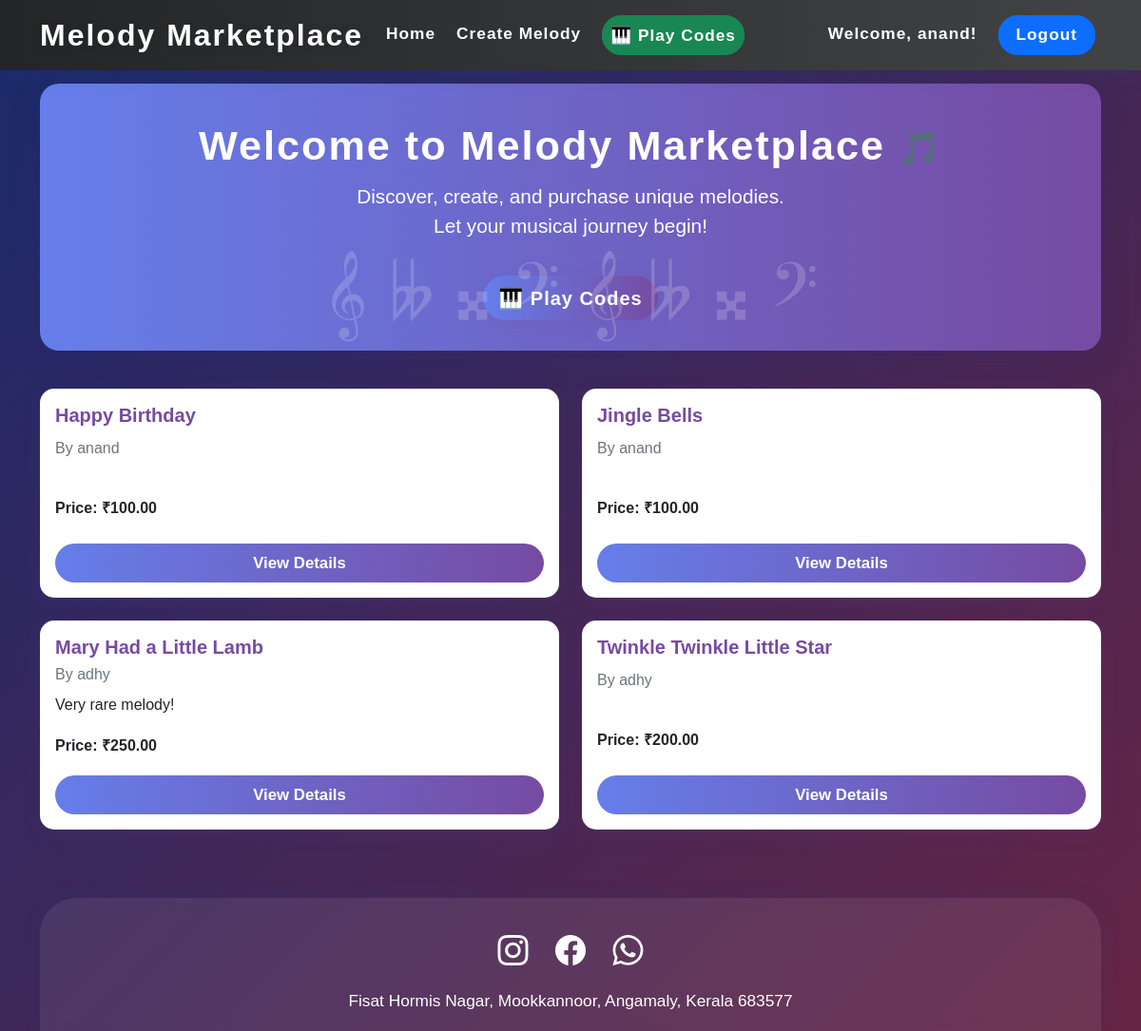
Screenshot of / (signed in) with the database file from the repository.
### melodies/models.py (models this page shows, shortened)
class Melody(models.Model):
    creator = models.ForeignKey(User, on_delete=models.CASCADE, related_name='created_melodies')
    title = models.CharField(max_length=200)
    notes = models.TextField()  # Store melody notes as space-separated string
    price = models.DecimalField(max_digits=6, decimal_places=2)
    created_at = models.DateTimeField(auto_now_add=True)
    description = models.TextField(blank=True)
    is_published = models.BooleanField(default=False)

### melodies/views.py (the view)
# urls.py: path('', views.home, name='home'),
def home(request):
    melodies = Melody.objects.filter(is_published=True).order_by('-created_at')
    return render(request, 'melodies/home.html', {'melodies': melodies})

### templates/melodies/home.html (shortened to what this page needs)
{% extends 'base.html' %}
{% block content %}
  <div id="floating-notes-bg" style="position:fixed; width:100vw; height:100vh; top:0; left:0; pointer-events:none; z-index:0; overflow:hidden;">
    <div class="note" style="left:6%; animation-duration:12s;">𝄞</div>
    <div class="note" style="left:12%; animation-duration:13s;">🎶</div>
    <div class="note" style="left:18%; animation-duration:10s;">𝄫</div>
    <div class="note" style="left:24%; animation-duration:14s;">🎵</div>
    <div class="note" style="left:30%; animation-duration:11s;">𝄪</div>
    <div class="note" style="left:36%; animation-duration:9s;">🎷</div>
    <div class="note" style="left:42%; animation-duration:12s;">𝄢</div>
    <div class="note" style="left:48%; animation-duration:15s;">🎸</div>
    <div class="note" style="left:54%; animation-duration:11s;">𝄞</div>
    <div class="note" style="left:60%; animation-duration:13s;">🎺</div>
    <div class="note" style="left:66%; animation-duration:10s;">𝄫</div>
    <div class="note" style="left:72%; animation-duration:14s;">🎻</div>
    <div class="note" style="left:78%; animation-duration:12s;">𝄪</div>
    <div class="note" style="left:84%; animation-duration:13s;">🎤</div>
    <div class="note" style="left:90%; animation-duration:10s;">𝄢</div>
    <div class="note" style="left:96%; animation-duration:15s;">🎧</div>
  </div>
<div class="music-hero" style="position:relative;">
    <h1>Welcome to Melody Marketplace <span style="font-size:2.2rem;">&#127925;</span></h1>
    <p>Discover, create, and purchase unique melodies.<br>Let your musical journey begin!</p>
    <div class="music-notes">𝄞 𝄫 𝄪 𝄢 𝄞 𝄫 𝄪 𝄢</div>
    {% if user.is_authenticated %}
    <a href="{% url 'play_codes' %}" class="btn btn-primary btn-lg mt-3" style="font-weight:700;letter-spacing:1px;background:linear-gradient(90deg,#667eea 0%,#764ba2 100%);border:none;border-radius:25px;box-shadow:0 4px 20px 0 rgba(118,75,162,0.12);">
        <span style="font-size:1.3rem;">🎹</span> Play Codes
    </a>
    {% endif %}
</div>
<div class="row">
    {% for melody in melodies %}
    <div class="col-md-6 mb-4">
        <div class="card melody-card-custom">
            <div class="card-body">
                <h5 class="card-title" style="color:#764ba2;font-weight:700;">{{ melody.title }}</h5>
                <h6 class="card-subtitle mb-2 text-muted">By {{ melody.creator.username }}</h6>
                <p class="card-text">{{ melody.description|truncatewords:30 }}</p>
                <p class="card-text"><strong>Price: <span style="font-family:Arial;font-weight:bold;">&#8377;</span>{{ melody.price }}</strong></p>
                <a href="{% url 'melody_detail' melody.pk %}" class="btn btn-primary">View Details</a>
            </div>
        </div>
    </div>
    {% empty %}
    <div class="col-12">
        <p>No melodies available yet.</p>
    </div>
    {% endfor %}
</div>
<footer class="mt-5" style="background:rgba(255,255,255,0.08);color:#fff;padding:32px 0 18px 0;box-shadow:0 -2px 20px 0 rgba(24,90,157,0.10);border-top-left-radius: 38px;border-top-right-radius: 38px;backdrop-filter: blur(6px);">
    <div class="container text-center">
        <div class="mb-3">
            <span style="font-size:2rem;margin:0 12px;"><i class="bi bi-instagram"></i></span>
            <span style="font-size:2rem;margin:0 12px;"><i class="bi bi-facebook"></i></span>
            <span style="font-size:2rem;margin:0 12px;"><i class="bi bi-whatsapp"></i></span>
        </div>
        <div style="font-size:1.08rem;font-weight:500;">
            Fisat Hormis Nagar, Mookkannoor, Angamaly, Kerala 683577
        </div>
    </div>
</footer>
<link rel="stylesheet" href="https://cdn.jsdelivr.net/npm/bootstrap-icons@1.10.5/font/bootstrap-icons.css">
{% endblock %}

### templates/base.html (shortened to what this page needs)
<!DOCTYPE html>
<html lang="en">
<head>
    <link href="https://cdn.jsdelivr.net/npm/bootstrap@5.1.3/dist/css/bootstrap.min.css" rel="stylesheet">
</head>
<body>
    <nav class="navbar navbar-expand-lg navbar-dark bg-dark" style="position:fixed;top:0;left:0;width:100%;z-index:1030;">
        <div class="container">
            <a class="navbar-brand" href="{% url 'home' %}">Melody Marketplace</a>
            <div class="collapse navbar-collapse" id="navbarNav">
                <ul class="navbar-nav me-auto">
                    <li class="nav-item">
                        <a class="nav-link" href="{% url 'home' %}">Home</a>
                    </li>
                    {% if user.is_authenticated and user.userprofile.is_creator %}
                    <li class="nav-item">
                        <a class="nav-link" href="{% url 'create_melody' %}">Create Melody</a>
                    </li>
                    {% endif %}
                    {% if user.is_authenticated %}
                    <li class="nav-item">
                        <a class="nav-link btn btn-success" style="margin-left:8px;font-weight:600;border-radius:20px;" href="{% url 'play_codes' %}"><span style="font-size:1.1rem;">🎹</span> Play Codes</a>
                    </li>
                    {% endif %}
                </ul>
                <ul class="navbar-nav">
                    {% if user.is_authenticated %}
                    <li class="nav-item">
                        <span class="nav-link">Welcome, {{ user.username }}!</span>
                    </li>
                    <li class="nav-item">
                        <form method="post" action="/accounts/logout/" style="display:inline;">
                            <button type="submit" class="nav-link btn btn-primary" style="padding:7px 18px;border-radius:20px;font-weight:600;font-size:1.08rem;letter-spacing:1px;margin-left:8px;">Logout</button>
                        </form>
                    </li>
                    {% endif %}
                </ul>
            </div>
        </div>
    </nav>
    <div class="container mt-4" style="margin-top:88px !important;">
        {% block content %}
        {% endblock %}
    </div>
</body>
</html>

### templates/base.html (style rules this page uses)
.navbar { background: linear-gradient(90deg, #232526 0%, #414345 100%) !important; box-shadow: 0 4px 20px 0 rgba(24,90,157,0.10); }
.navbar-brand { font-family: 'Trebuchet MS', sans-serif; font-weight: 800; font-size: 2rem; letter-spacing: 2px; color: #fff !important; text-shadow: 1px 2px 8px #23252644; }
.navbar-nav .nav-link { color: #fff !important; font-weight: 600; font-size: 1.08rem; letter-spacing: 1px; margin-right: 6px; transition: color 0.2s, background 0.2s; border-radius: 20px; padding: 7px 18px; }

### templates/melodies/home.html (style rules this page uses)
.note { position: absolute; color: white; font-size: 2.8rem; opacity: 0.18; pointer-events: none; animation: floatUp 10s linear infinite; z-index: 0; }
.music-notes { position: absolute; left: 0; right: 0; bottom: 0; width: 100%; opacity: 0.18; font-size: 5rem; pointer-events: none; text-align: center; animation: notes-float 7s ease-in-out infinite alternate; }
body { background: linear-gradient(135deg, #1a2a6c, #b21f1f, #fdbb2d); background-size: 400% 400%; animation: gradientMove 20s ease infinite; font-family: 'Poppins', sans-serif; min-height: 100vh; }
.music-hero { background: linear-gradient(90deg, #667eea 0%, #764ba2 100%); color: #fff; border-radius: 20px; padding: 2.5rem 2rem 2rem 2rem; margin-bottom: 2.5rem; box-shadow: 0 8px 32px 0 rgba(31, 38, 135, 0.15); text-align: center; position: relative; overflow: hidden; }
.music-hero h1 { font-size: 2.7rem; font-weight: 800; letter-spacing: 2px; margin-bottom: 0.7rem; }
.music-hero p { font-size: 1.3rem; font-weight: 400; margin-bottom: 1.3rem; }
.note { position: absolute; color: white; font-size: 24px; opacity: 0.7; animation: floatUp 10s linear infinite; }
.melody-card-custom { border-radius: 15px; box-shadow: 0 4px 20px 0 rgba(118, 75, 162, 0.12); border: none; transition: transform 0.14s; min-height: 220px; display: flex; flex-direction: column; justify-content: stretch; }
.melody-card-custom .card-body { flex: 1 1 auto; display: flex; flex-direction: column; justify-content: space-between; }
.melody-card-custom .btn-primary { background: linear-gradient(90deg, #667eea 0%, #764ba2 100%); border: none; border-radius: 25px; font-weight: 600; padding: 0.5rem 1.5rem; font-size: 1.05rem; }

### rows the page displays
Melody: title "Happy Birthday", creator.username "anand", price "100.00"
Melody: title "Jingle Bells", creator.username "anand", price "100.00"
Melody: title "Mary Had a Little Lamb", creator.username "adhy", description "Very rare melody!", price "250.00"
Melody: title "Twinkle Twinkle Little Star", creator.username "adhy", price "200.00"

### other values shown
{{ user.username }} "anand"
